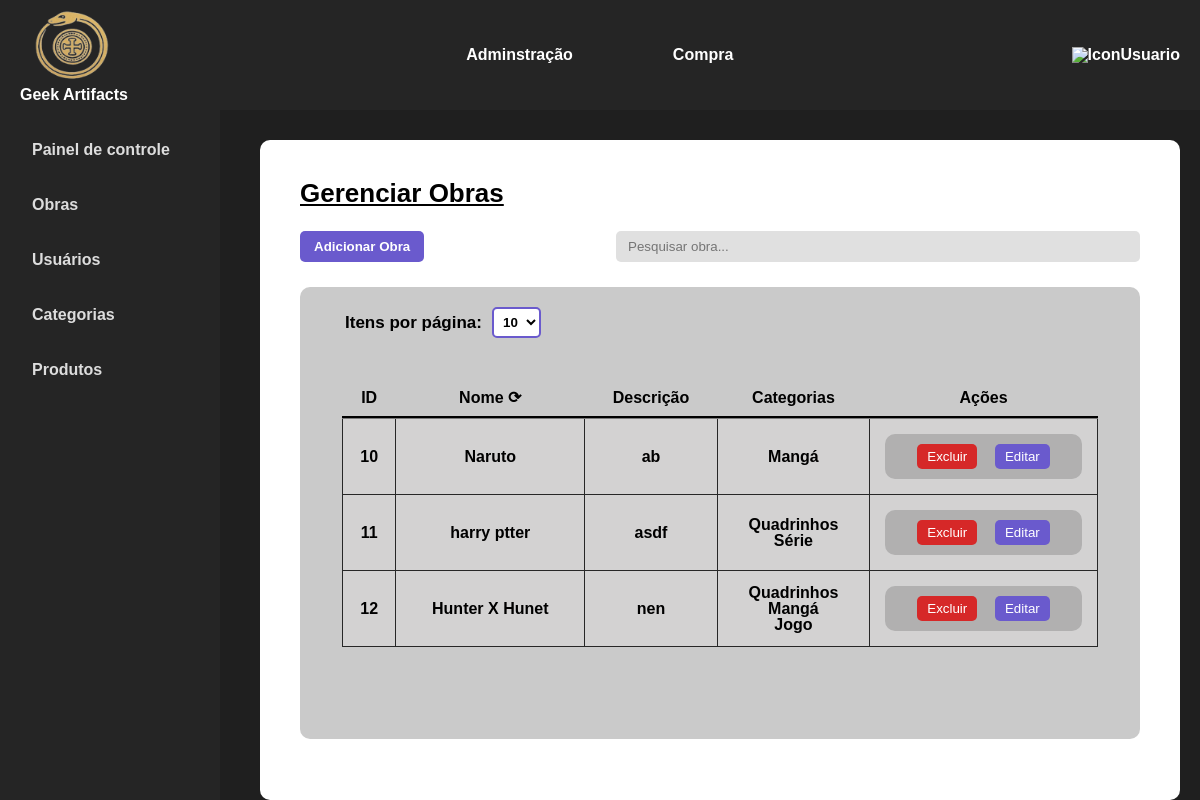
The page /gerenciar/obra/listar.php (signed in) on the database its author committed.
### tables this page shows
create table tbObra (

	id_obra int auto_increment,
    nome_obra varchar(80),
    descricao_obra varchar(255),
    
    constraint pk_tbObra primary key (id_obra),
    constraint un_NomeObra_tbUsuario unique (nome_obra)

);

create table tbCategoria (

	id_categoria int auto_increment,
    nome_categoria varchar(50) not null,
    imagem_categoria varchar(255) NOT NULL DEFAULT 'sem_imagem.png',
    
    constraint pk_tbCategoria primary key (id_categoria),
    constraint un_NomeCategoria_tbCategoria unique (nome_categoria)

);

### reutilizar/verify-logged.php (called while the page is built, shortened)
<?php
$tipoUsuario = $_SESSION['tipo'] ?? 'User';

### src/repositorio/ObraRepositorio.php (called while the page is built, shortened)
<?php
require_once __DIR__.'/../modelo/Obra.php';
class ObraRepositorio {
    private PDO $pdo;
    public function __construct($pdo) {
        $this->pdo = $pdo;
    }
    public function makeObject(array $atributos) : Obra {
        $id = $atributos['id_obra'];
        $obra = new Obra(
            isset($id) ? (int) $id : null,
            $atributos['nome_obra'],
            $atributos['descricao_obra']
        );
        return $obra;
    }
    public function findById(int $id): ?Obra {
        $sql = 'select tbObra.* from tbObra where id_obra = ? limit 1';
        $stmt = $this->pdo->prepare($sql);
        $stmt->bindValue(1, $id);
        $stmt->execute();
        $atributos = $stmt->fetch(PDO::FETCH_ASSOC);
        $obra = $atributos ? $this->makeObject($atributos) : null;
        return $obra;
    }
    public function listarPaginado(int $limite, int $offset, ?string $ordem = null, ?string $direcao = 'ASC'): array {
        $sql = 'SELECT tbObra.* FROM tbObra';
        $sql .= " LIMIT ? OFFSET ?";
        $stmt = $this->pdo->prepare($sql);
        $stmt->bindValue(1, $limite, PDO::PARAM_INT);
        $stmt->bindValue(2, $offset, PDO::PARAM_INT);
        $stmt->execute();
        $resultadoConsulta = $stmt->fetchAll(PDO::FETCH_ASSOC);
        $arrayCategorias = array_map(fn($linhaConsulta) => $this->makeObject($linhaConsulta), $resultadoConsulta);
        return $arrayCategorias;
    }
}

### src/modelo/Obra.php (called while the page is built)
<?php
class Obra
{
    private ?int $id;
    private string $nome;
    private string $descricao;
    public function __construct(?int $id, string $nome, string $descricao) {
        $this->id = $id;
        $this->nome = $nome;
        $this->descricao = $descricao;
    }
    public function getId(): ?int
    {
        return $this->id;
    }
    public function getNome(): string
    {
        return $this->nome;
    }
    public function getDescricao(): string
    {
        return $this->descricao;
    }
}

### src/repositorio/ObraCategoriaRepositorio.php (called while the page is built, shortened)
<?php
require_once __DIR__.'/ObraRepositorio.php';
require_once __DIR__.'/CategoriaRepositorio.php';
class ObraCategoriaRepositorio {
    private PDO $pdo;
    private ObraRepositorio $obraRepo;
    private CategoriaRepositorio $categoriaRepo;
    public function __construct($pdo, ObraRepositorio $obraRepo, CategoriaRepositorio $categoriaRepo) {
        $this->pdo = $pdo;
        $this->obraRepo = $obraRepo;
        $this->categoriaRepo = $categoriaRepo;
    }
    public function makeObject(array $atributos) : ObraCategoria {
        $obraCategoria = new ObraCategoria(
            $this->obraRepo->findById($atributos['id_obra']),
            $this->categoriaRepo->findById($atributos['id_categoria'])
        );
        return $obraCategoria;
    }
    public function listByObra(Obra $obra) : ?array {
        $sql = 'select tbObraCategoria.* from tbObraCategoria where id_obra = ?';
        $stmt = $this->pdo->prepare($sql);
        $stmt->bindValue(1, $obra->getId());
        $stmt->execute();
        $resultadoConsulta = $stmt->fetchAll(PDO::FETCH_ASSOC);
        $objetos = array_map(fn($linhaConsulta) => $this->makeObject($linhaConsulta), $resultadoConsulta);
        return $objetos;
    }
}

### src/repositorio/CategoriaRepositorio.php (called while the page is built, shortened)
<?php
class CategoriaRepositorio {
    private PDO $pdo;
    public function __construct($pdo) {
        $this->pdo = $pdo;
    }
    public function makeObject(array $atributos) : Categoria {
        $id = $atributos['id_categoria'];
        $categoria = new Categoria(
            isset($id) ? (int) $id : null,
            $atributos['nome_categoria'],
            $atributos['imagem_categoria'] ?? null
        );
        return $categoria;
    }
    public function findById(int $id): ?Categoria {
        $sql = 'select tbCategoria.* from tbCategoria where id_categoria = ? limit 1';
        $stmt = $this->pdo->prepare($sql);
        $stmt->bindValue(1, $id);
        $stmt->execute();
        $atributos = $stmt->fetch(PDO::FETCH_ASSOC);
        $categoria = $atributos ? $this->makeObject($atributos) : null;
        return $categoria;
    }
}

### gerenciar/obra/listar.php (the view, shortened to what this page needs)
<?php
    require DIR_PROJETOWEB . 'src/repositorio/ObraRepositorio.php';
    require DIR_PROJETOWEB . 'src/repositorio/CategoriaRepositorio.php';
    require DIR_PROJETOWEB . 'src/repositorio/ObraCategoriaRepositorio.php';
    include_once(DIR_PROJETOWEB."/reutilizar/verify-logged.php");
    $categoriaRepo = new CategoriaRepositorio($pdo);
    $obraRepo = new ObraRepositorio($pdo);
    $obraCategoriaRepo = new ObraCategoriaRepositorio(
        $pdo,
        $obraRepo,
        $categoriaRepo
    );
    $itens_por_pagina = $_GET['itens'] ?? 10;
    $pagina_atual = $_GET['pagina'] ?? 1;
    $offset = ($pagina_atual - 1) * $itens_por_pagina;
    $ordem = $_GET['ordem'] ?? null;
    $direcao = $_GET['direcao'] ?? 'ASC';
    $obras = $obraRepo->listarPaginado($itens_por_pagina, $offset, $ordem, $direcao);
?>
<!DOCTYPE html>
<html lang="pt-br">
<head>
    <link rel="stylesheet" href="/projeto_web1/css/reset.css">
    <link rel="stylesheet" href="/projeto_web1/css/dashboard.css">
    <link rel="stylesheet" href="/projeto_web1/css/listar.css">
</head>
<body>
    <?php include_once DIR_PROJETOWEB . '/reutilizar/header.php' ?>
    <?php include DIR_PROJETOWEB . '/reutilizar/asidemenu.php'?>
    <div class="container-listar">
        <h1>Gerenciar Obras</h1>
        <div class="container-topo">
            <a href="form.php"><button class="botao-adicionar">Adicionar Obra</button></a>
            <div class="barra-pesquisar">
                <input type="text" placeholder="Pesquisar obra...">
            </div>
        </div>
        <section class="container-tabela">
            <div class="numero-paginacao">
                <form method="GET" style="display: flex; gap: 10px; align-items: center;">
                    <label>Itens por página:</label>
                    <select name="itens" onchange="this.form.submit()" style="padding: 5px;">
                        <option value="10" <?= $itens_por_pagina == 10 ? 'selected' : '' ?>>10</option>
                    </select>
                </form>
            </div>
            <table>
                <thead>
                    <tr>
                        <th>ID</th>
                        <th>
                            <div class="nomeColuna">
                                <a href="?ordem=nome_obra&direcao=<?= $ordem == 'nome_obra' && $direcao == 'ASC' ? 'DESC' : 'ASC' ?>&itens=<?= $itens_por_pagina ?>">
                                Nome ⟳
                                </a>
                            </div>
                        </th>
                        <th>Descrição</th>
                        <th>Categorias</th>
                        <th>Ações</th>
                    </tr>
                </thead>
                <tbody>
                    <?php foreach ($obras as $obra): ?>
                        <tr>
                            <td><?= htmlspecialchars($obra->getId()) ?></td>
                            <td><?= htmlspecialchars($obra->getNome()) ?></td>
                            <td><?= htmlspecialchars($obra->getDescricao()) ?></td>
                            <td>
                                <ul>
                                    <?php
                                        $relacionamentos = $obraCategoriaRepo->listByObra($obra);
                                        if(isset($relacionamentos)):
                                    ?>
                                    <?php foreach($relacionamentos as $relacionamento): ?>
                                        <li><?=htmlspecialchars($relacionamento->getCategoria()->getNome())?></li>
                                    <?php endforeach; ?>
                                    <?php else: ?>
                                        Nenhuma Categoria
                                    <?php endif;?>
                                </ul>
                            </td>
                            <td>
                                <div class="td-acoes">
                                    <form action="excluir.php" method="post">
                                        <input type="submit" class="botao-excluir" value="Excluir">
                                    </form>
                                    <form action="form.php" method="post">
                                        <input type="submit" class="botao-editar" value="Editar">
                                    </form>
                                </div>
                            </td>
                        </tr>
                    <?php endforeach; ?>
                </tbody>
            </table>
            <div class="container-paginacao">
            </div>
        </section>
    </div>
</body>
</html>

### reutilizar/header.php
<header>
    <section class="container-header">
        <div class="logo">
            <a href="/projeto_web1/dashboardUsuario.php">
                <img src="/projeto_web1/img/logo_geek.png" class="iconLogo" alt="logo_geek_artifacts">
                <h1>Geek Artifacts</h1>
            </a>
        </div>
        <div class="container-navegacao">
            <?php if($tipoUsuario === 'Admin'): ?>
            <a href="/projeto_web1/dashboardAdmin.php">Adminstração</a>
            <?php endif?>
            <a href="/projeto_web1/catalogoCompra.php">Compra</a>
        </div>
        <div>
            <a href="/projeto_web1/perfil.php">
                <img src="/projeto_web1/img/icon_user_branco.svg" class="iconUser" alt="IconUsuario">
            </a>
        </div>
    </section>
</header>

### reutilizar/asidemenu.php
<aside class="asidemenu">
    <a href="/projeto_web1/dashboardAdmin.php">Painel de controle</a>
    <a href="/projeto_web1/gerenciar/obra/listar.php">Obras</a>
    <a href="/projeto_web1/gerenciar/usuario/listar.php">Usuários</a>
    <a href="/projeto_web1/gerenciar/categoria/listar.php">Categorias</a>
    <a href="/projeto_web1/gerenciar/produto/listar.php">Produtos</a>
</aside>

### css/dashboard.css (style rules this page uses)
body { font-family: Arial, sans-serif; background-color: #1f1f1f; margin: 0; padding: 0; color: white; }
.container-header { display: flex; justify-content: space-between; align-items: center; background-color: #252525; color: white; position: fixed; padding: 5px 20px; z-index: 1000; height: 100px; top: 0; left: 0; right: 0; }
.container-header a { text-decoration: none; color: white; font-weight: bold; }
.container-header .container-navegacao { display: flex; padding: 10px 20px; margin: 20px; gap: 100px; }
.iconUser { width: auto; height: 35px; }
.iconLogo { width: 80px; height: 80px; }
.logo a { display: flex; flex-direction: column; align-items: center; font-weight: bold; }
.asidemenu { position: fixed; top: 100px; left: 0; bottom: 0; width: 220px; display: flex; flex-direction: column; background-color: #252525; box-sizing: border-box; margin-top: 10px; padding: 20px; gap: 15px; }
.asidemenu a { color: #ddd; text-decoration: none; font-weight: bold; padding: 12px; border-radius: 10px; transition: 0.3s; }

### css/listar.css (style rules this page uses)
.container-listar { background-color: #fff; box-sizing: border-box; margin-top: 140px; margin-left: 260px; margin-right: 40px; border-radius: 10px; padding: 40px; font-family: Arial, sans-serif; font-weight: bold; min-height: calc(100vh - 140px); width: calc(100% - 280px); }
.container-listar h1 { color: #000; font-size: 26px; font-weight: bold; margin-bottom: 25px; text-decoration: underline; }
.container-listar .container-topo { display: flex; flex-direction: row; justify-content: space-between; width: 100%; margin: 25px 0; }
.barra-pesquisar input { background-color: #e0e0e0; border: none; outline: none; border-radius: 5px; padding: 8px 12px; width: 500px; }
.botao-adicionar { background-color: #6a5acd; color: white; font-weight: bold; border: none; border-radius: 5px; padding: 8px 14px; cursor: pointer; }
.container-tabela { background-color: #cacaca; border-radius: 10px; color: #000; overflow: hidden; }
.container-tabela table { width: 90%; margin: 5% 0; justify-self: center; }
thead tr { border-bottom: 3px groove #272727; }
thead th { text-align: center; }
tbody td { border: 1px groove #272727; background-color: #d3d2d2; }
th, td { padding: 10px; text-align: center; vertical-align: middle; }
.td-acoes { display: flex; flex-direction: row; gap: 10%; margin: 5px; border-radius: 10px; padding: 10px; background-color: #b1b0b0; justify-content: center; }
.botao-editar { background-color: #6a5acd; color: white; border: none; padding: 5px 10px; border-radius: 5px; cursor: pointer; }
.botao-excluir { background-color: #d62828; color: white; border: none; padding: 5px 10px; border-radius: 5px; cursor: pointer; }
.numero-paginacao { margin-left: 45px; margin-top: 20px; font-size: 17px; }
.numero-paginacao { margin-left: 45px; margin-top: 20px; margin-bottom: 15px; font-size: 17px; }
.numero-paginacao form { display: flex; gap: 10px; align-items: center; }
.numero-paginacao label { font-weight: bold; color: #000; }
.numero-paginacao select { padding: 5px 10px; border: 2px solid #6a5acd; border-radius: 5px; background-color: #fff; cursor: pointer; font-weight: bold; }
.container-paginacao { display: flex; flex-direction: column; justify-content: center; align-items: center; margin-top: 20px; margin-bottom: 20px; padding: 15px; }
.nomeColuna a { text-decoration: none; color: black; }
thead th a { text-decoration: none; color: black; }

### rows shown on the page
tbobra: id_obra "10", nome_obra "Naruto", descricao_obra "ab"
tbcategoria: nome_categoria "Mangá"
tbobra: id_obra "11", nome_obra "harry ptter", descricao_obra "asdf"
tbcategoria: nome_categoria "Quadrinhos"
tbcategoria: nome_categoria "Série"
tbobra: id_obra "12", nome_obra "Hunter X Hunet", descricao_obra "nen"
tbcategoria: nome_categoria "Jogo"
